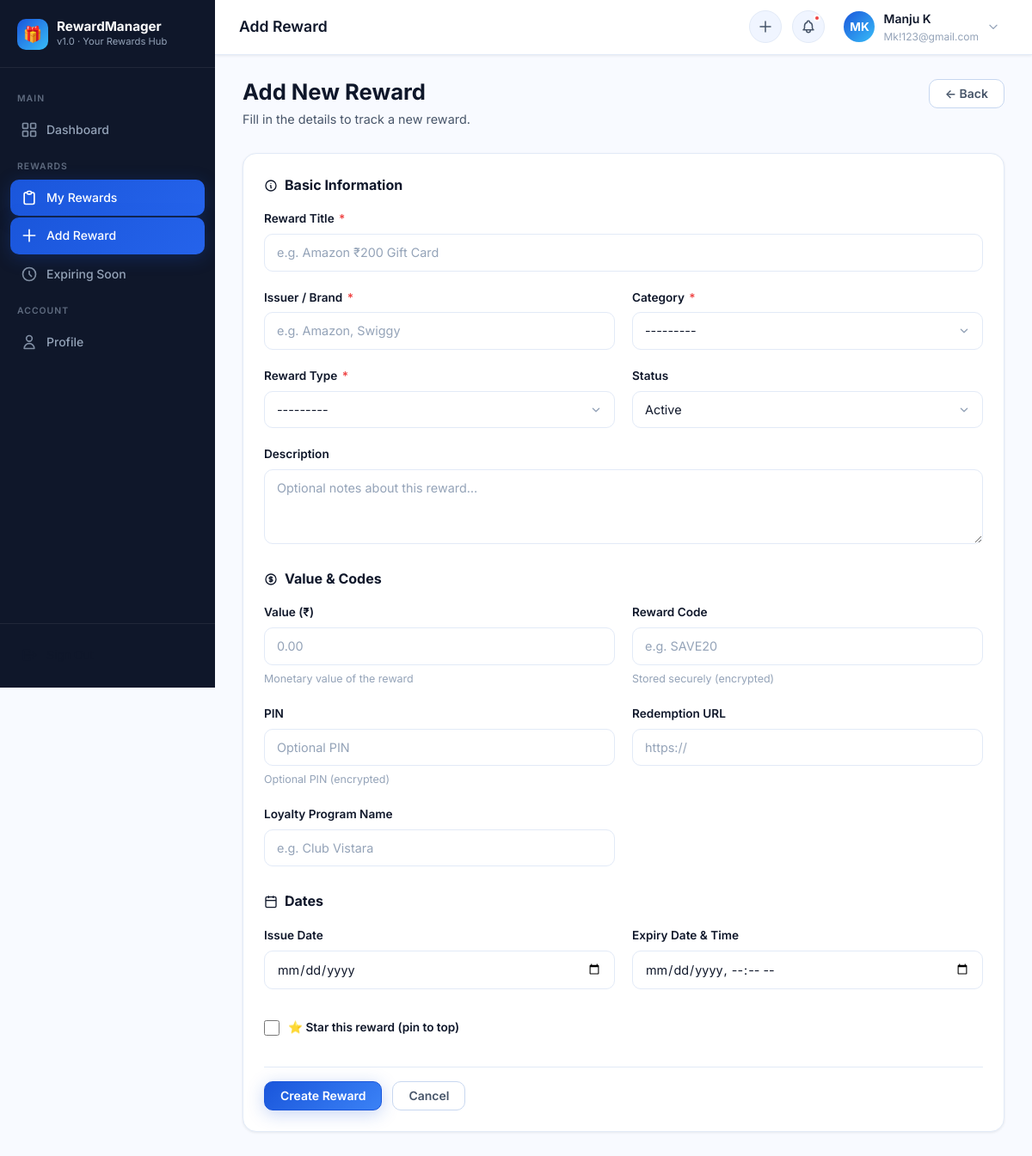
Page /web/rewards/add/ (signed in) on the committed database.
### users/models.py (models this page shows, shortened)
class CustomUser(AbstractUser):
    id = models.UUIDField(primary_key=True, default=uuid.uuid4, editable=False)
    username = None  # Remove username field
    email = models.EmailField(_('email address'), unique=True, db_index=True)
    updated_at = models.DateTimeField(auto_now=True)
    USERNAME_FIELD = 'email'
    REQUIRED_FIELDS = []
    objects = CustomUserManager()
    class Meta:
        ordering = ['-date_joined']
        indexes = [
            models.Index(fields=['email']),
        ]

### rewards/models.py (models this page shows, shortened)
class Reward(BaseModel):
    class RewardType(models.TextChoices):
        CASHBACK = 'CASHBACK', _('Cashback')
        COUPON = 'COUPON', _('Coupon')
        GIFT_CARD = 'GIFT_CARD', _('Gift Card')
        LOYALTY_POINTS = 'LOYALTY_POINTS', _('Loyalty Points')
        PAYMENT_APP_REWARD = 'PAYMENT_APP_REWARD', _('Payment App Reward')
    class RewardStatus(models.TextChoices):
        ACTIVE = 'ACTIVE', _('Active')
        USED = 'USED', _('Used')
        EXPIRED = 'EXPIRED', _('Expired')
    user = models.ForeignKey(
        settings.AUTH_USER_MODEL,
        on_delete=models.CASCADE,
        related_name='rewards',
        db_index=True
    )
    category = models.ForeignKey(
        Category,
        on_delete=models.PROTECT,
        related_name='rewards',
        db_index=True
    )
    title = models.CharField(max_length=150)
    description = models.TextField(blank=True, null=True)
    reward_type = models.CharField(
        max_length=30,
        choices=RewardType.choices,
        db_index=True
    )
    status = models.CharField(
        max_length=20,
        choices=RewardStatus.choices,
        default=RewardStatus.ACTIVE,
        db_index=True
    )
    value = models.DecimalField(
        max_digits=12,
        decimal_places=2,
        null=True,
        blank=True,
        validators=[MinValueValidator(Decimal('0.00'))]
    )
    encrypted_code = models.CharField(max_length=500, blank=True, null=True, db_column='code')
    encrypted_pin = models.CharField(max_length=500, blank=True, null=True, db_column='pin')
    url = models.URLField(blank=True, null=True)
    loyalty_program_name = models.CharField(max_length=100, blank=True, null=True)
    issuer_name = models.CharField(max_length=100, db_index=True)
    issue_date = models.DateField(blank=True, null=True)
    expiry_date = models.DateTimeField(blank=True, null=True, db_index=True)
    is_starred = models.BooleanField(default=False)
    class Meta:
        verbose_name = _('Reward')
        verbose_name_plural = _('Rewards')
        ordering = ['-created_at']
        indexes = [
            models.Index(fields=['user', 'status']),
            models.Index(fields=['expiry_date', 'status']),
        ]
    @property
    def code(self) -> str:
        return decrypt_field(self.encrypted_code)
    @code.setter
    def code(self, value: str):
        self.encrypted_code = encrypt_field(value)
    @property
    def pin(self) -> str:
        return decrypt_field(self.encrypted_pin)
    @pin.setter
    def pin(self, value: str):
        self.encrypted_pin = encrypt_field(value)

### frontend/views.py (the view, shortened to what this page needs)
# urls.py: path('rewards/add/',              RewardCreateView.as_view(), name='reward_add'),
class RewardCreateView(LoginRequiredMixin, CreateView):
    template_name = 'web/rewards/form.html'
    form_class = RewardForm
    login_url = reverse_lazy('frontend:login')
    def get_context_data(self, **kwargs):
        ctx = super().get_context_data(**kwargs)
        ctx['form_title'] = 'Add New Reward'
        ctx['submit_label'] = 'Create Reward'
        ctx['page_title'] = 'Add Reward'
        return ctx

### core/models.py (called while the page is built)
    def alive(self):
        return self.filter(is_deleted=False)

    def get_queryset(self):
        return SoftDeleteQuerySet(self.model, using=self._db).alive()

### rewards/models.py (called while the page is built, shortened)
def decrypt_field(encrypted_value: str) -> str:
    if not encrypted_value:
        return None

    def __str__(self):
        return self.get_name_display()

### templates/web/rewards/form.html (shortened to what this page needs)
{% extends 'base.html' %}
{% block content %}
<div class="page-header">
  <div class="page-header-left">
    <h1>{{ form_title }}</h1>
    <p>{% if is_edit %}Update the details of this reward.{% else %}Fill in the details to track a new reward.{% endif %}</p>
  </div>
  <a href="{% if is_edit %}{% url 'frontend:reward_detail' object.pk %}{% else %}{% url 'frontend:rewards_list' %}{% endif %}"
     class="btn btn-secondary" id="form-back-btn">
    ← Back
  </a>
</div>
<div class="card">
  <div class="card-body">
    <form method="post" novalidate id="rewardForm">
      <div style="margin-bottom:28px">
        <div class="section-title">
          <svg width="16" height="16" fill="none" viewBox="0 0 24 24" stroke="currentColor" stroke-width="2">
            <path stroke-linecap="round" stroke-linejoin="round" d="M13 16h-1v-4h-1m1-4h.01M21 12a9 9 0 11-18 0 9 9 0 0118 0z"/>
          </svg>
          Basic Information
        </div>
        <div class="form-grid">
          <div class="form-group full-width">
            <label for="{{ form.title.id_for_label }}" class="form-label">
              Reward Title <span class="required">*</span>
            </label>
            {{ form.title }}
          </div>
          <div class="form-group">
            <label for="{{ form.issuer_name.id_for_label }}" class="form-label">
              Issuer / Brand <span class="required">*</span>
            </label>
            {{ form.issuer_name }}
          </div>
          <div class="form-group">
            <label for="{{ form.category.id_for_label }}" class="form-label">
              Category <span class="required">*</span>
            </label>
            {{ form.category }}
          </div>
          <div class="form-group">
            <label for="{{ form.reward_type.id_for_label }}" class="form-label">
              Reward Type <span class="required">*</span>
            </label>
            {{ form.reward_type }}
          </div>
          <div class="form-group">
            <label for="{{ form.status.id_for_label }}" class="form-label">Status</label>
            {{ form.status }}
          </div>
          <div class="form-group full-width">
            <label for="{{ form.description.id_for_label }}" class="form-label">Description</label>
            {{ form.description }}
          </div>
        </div>
      </div>
      <div style="margin-bottom:28px">
        <div class="section-title">
          Value & Codes
        </div>
        <div class="form-grid">
          <div class="form-group">
            <label for="{{ form.value.id_for_label }}" class="form-label">Value (₹)</label>
            {{ form.value }}
            <span class="form-hint">Monetary value of the reward</span>
          </div>
          <div class="form-group">
            <label for="{{ form.code.id_for_label }}" class="form-label">Reward Code</label>
            {{ form.code }}
            <span class="form-hint">Stored securely (encrypted)</span>
          </div>
          <div class="form-group">
            <label for="{{ form.pin.id_for_label }}" class="form-label">PIN</label>
            {{ form.pin }}
            <span class="form-hint">Optional PIN (encrypted)</span>
          </div>
          <div class="form-group">
            <label for="{{ form.url.id_for_label }}" class="form-label">Redemption URL</label>
            {{ form.url }}
          </div>
          <div class="form-group">
            <label for="{{ form.loyalty_program_name.id_for_label }}" class="form-label">Loyalty Program Name</label>
            {{ form.loyalty_program_name }}
          </div>
        </div>
      </div>
      <div style="margin-bottom:28px">
        <div class="section-title">
          <svg width="16" height="16" fill="none" viewBox="0 0 24 24" stroke="currentColor" stroke-width="2">
            <rect x="3" y="4" width="18" height="18" rx="2" ry="2"/>
            <line x1="16" y1="2" x2="16" y2="6"/>
            <line x1="8" y1="2" x2="8" y2="6"/>
            <line x1="3" y1="10" x2="21" y2="10"/>
          </svg>
          Dates
        </div>
        <div class="form-grid">
          <div class="form-group">
            <label for="{{ form.issue_date.id_for_label }}" class="form-label">Issue Date</label>
            {{ form.issue_date }}
          </div>
          <div class="form-group">
            <label for="{{ form.expiry_date.id_for_label }}" class="form-label">Expiry Date & Time</label>
            {% if is_edit and object.expiry_date %}
            <input type="datetime-local" name="expiry_date" class="form-input"
                   id="{{ form.expiry_date.id_for_label }}"
                   data-value="{{ object.expiry_date|date:'c' }}"
                   value="{{ object.expiry_date|date:'Y-m-d' }}T{{ object.expiry_date|date:'H:i' }}" />
            {% else %}
            {{ form.expiry_date }}
            {% endif %}
          </div>
        </div>
      </div>
      <div style="margin-bottom:28px">
        <div class="form-checkbox-wrap">
          {{ form.is_starred }}
          <label for="{{ form.is_starred.id_for_label }}" class="form-label" style="cursor:pointer">
            ⭐ Star this reward (pin to top)
          </label>
        </div>
      </div>
      <div class="form-actions">
        <button type="submit" class="btn btn-primary" id="reward-form-submit">
          {{ submit_label }}
        </button>
        <a href="{% if is_edit %}{% url 'frontend:reward_detail' object.pk %}{% else %}{% url 'frontend:rewards_list' %}{% endif %}"
           class="btn btn-secondary" id="reward-form-cancel">Cancel</a>
      </div>
    </form>
  </div>
</div>
{% endblock %}

### templates/partials/_navbar.html (shortened to what this page needs)
<header class="navbar" role="banner">
  <div class="navbar-breadcrumb">
    <span class="page-title">{{ page_title|default:"Dashboard" }}</span>
  </div>
  <div class="navbar-actions">
    <a href="{% url 'frontend:reward_add' %}" class="navbar-icon-btn" title="Add Reward" aria-label="Add new reward" id="navbar-add-btn">
      <svg width="18" height="18" fill="none" viewBox="0 0 24 24" stroke="currentColor" stroke-width="2">
        <path stroke-linecap="round" stroke-linejoin="round" d="M12 4v16m8-8H4"/>
      </svg>
    </a>
    <a href="{% url 'frontend:rewards_expiring' %}" class="navbar-icon-btn" title="Expiring Soon" aria-label="View expiring rewards" id="navbar-expiring-btn">
      <span class="notif-badge"></span>
    </a>
    <div class="navbar-user" id="userMenuBtn" role="button" tabindex="0" aria-haspopup="true" aria-expanded="false">
      <div class="user-avatar" aria-hidden="true">
        {{ request.user.first_name|first|upper }}{{ request.user.last_name|first|upper }}
      </div>
      <div>
        <div class="user-name">{{ request.user.get_full_name|default:request.user.email }}</div>
        <div class="user-email">{{ request.user.email }}</div>
      </div>
      <svg width="14" height="14" fill="none" viewBox="0 0 24 24" stroke="currentColor" stroke-width="2" style="color:var(--text-muted);flex-shrink:0">
        <path stroke-linecap="round" stroke-linejoin="round" d="M19 9l-7 7-7-7"/>
      </svg>
    </div>
  </div>
</header>

### rows in the picture
CustomUser: user.first_name|first "M", user.last_name|first "K", user.get_full_name "Manju K", user.email "Mk!123@gmail.com"

### other values in the picture
{{ page_title|default:"Dashboard" }} "Add Reward"
{{ submit_label }} "Create Reward"
